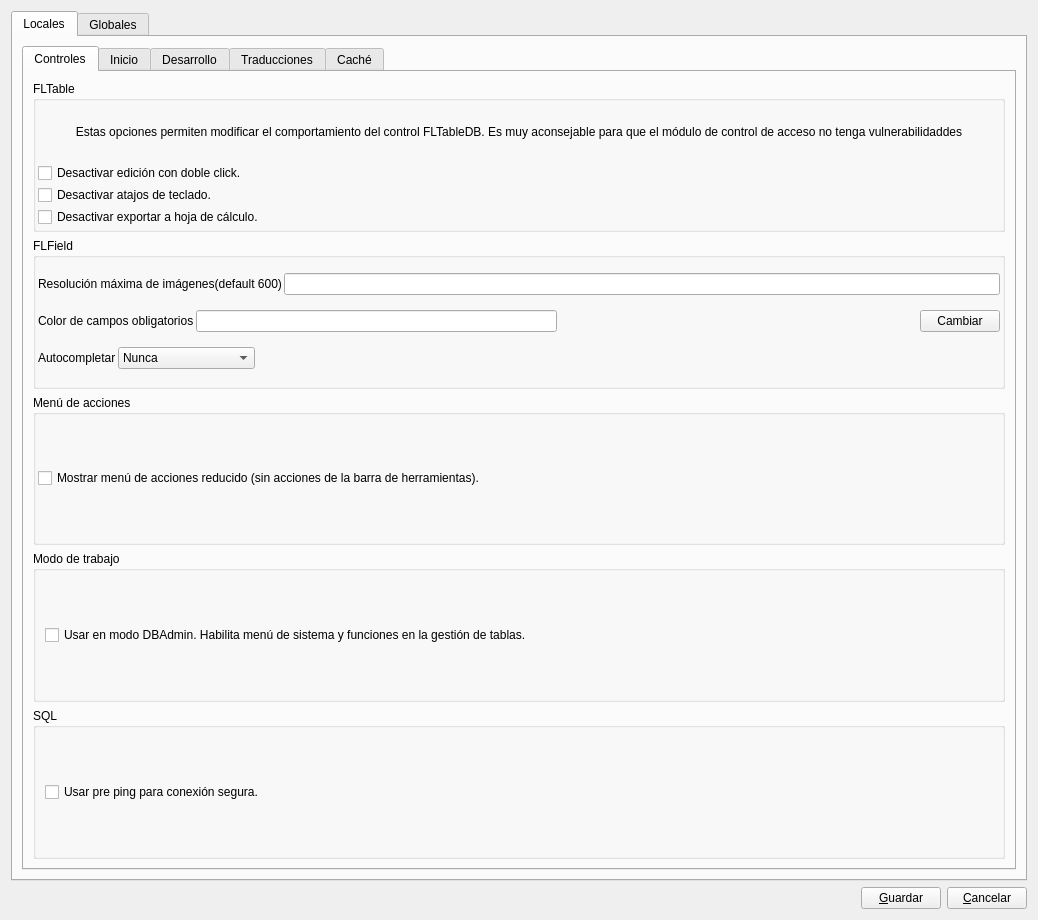
<?xml version="1.0" encoding="UTF-8"?>
<ui version="4.0">
 <class>ebcomportamiento</class>
 <widget class="QWidget" name="ebcomportamiento">
  <property name="geometry">
   <rect>
    <x>0</x>
    <y>0</y>
    <width>1038</width>
    <height>920</height>
   </rect>
  </property>
  <property name="windowTitle">
   <string>Opciones de comportamiento</string>
  </property>
  <layout class="QVBoxLayout" name="verticalLayout_24">
   <item>
    <widget class="QTabWidget" name="tbwEbComportamiento">
     <property name="currentIndex">
      <number>0</number>
     </property>
     <widget class="QWidget" name="tabLocales">
      <attribute name="title">
       <string>Locales</string>
      </attribute>
      <layout class="QVBoxLayout" name="verticalLayout_23">
       <item>
        <widget class="QTabWidget" name="tbwLocales">
         <property name="currentIndex">
          <number>0</number>
         </property>
         <widget class="QWidget" name="tabControles">
          <attribute name="title">
           <string>Controles</string>
          </attribute>
          <layout class="QVBoxLayout" name="verticalLayout_11">
           <item>
            <widget class="QGroupBox" name="gbxFLTable">
             <property name="title">
              <string>FLTable</string>
             </property>
             <layout class="QVBoxLayout" name="verticalLayout">
              <property name="spacing">
               <number>2</number>
              </property>
              <property name="leftMargin">
               <number>2</number>
              </property>
              <property name="topMargin">
               <number>2</number>
              </property>
              <property name="rightMargin">
               <number>2</number>
              </property>
              <property name="bottomMargin">
               <number>2</number>
              </property>
              <item>
               <widget class="QLabel" name="label">
                <property name="text">
                 <string>Estas opciones permiten modificar el comportamiento del control FLTableDB. Es muy aconsejable para que el módulo de control de acceso no tenga vulnerabilidaddes</string>
                </property>
                <property name="alignment">
                 <set>Qt::AlignCenter</set>
                </property>
                <property name="wordWrap">
                 <bool>true</bool>
                </property>
               </widget>
              </item>
              <item>
               <widget class="QCheckBox" name="cbFLTableDC">
                <property name="text">
                 <string>Desactivar edición con doble click.</string>
                </property>
               </widget>
              </item>
              <item>
               <widget class="QCheckBox" name="cbFLTableSC">
                <property name="text">
                 <string>Desactivar atajos de teclado.</string>
                </property>
               </widget>
              </item>
              <item>
               <widget class="QCheckBox" name="cbFLTableCalc">
                <property name="text">
                 <string>Desactivar exportar a hoja de cálculo.</string>
                </property>
               </widget>
              </item>
             </layout>
            </widget>
           </item>
           <item>
            <widget class="QGroupBox" name="groupBox">
             <property name="title">
              <string>FLField</string>
             </property>
             <layout class="QVBoxLayout" name="verticalLayout_4">
              <property name="spacing">
               <number>2</number>
              </property>
              <property name="leftMargin">
               <number>2</number>
              </property>
              <property name="topMargin">
               <number>2</number>
              </property>
              <property name="rightMargin">
               <number>2</number>
              </property>
              <property name="bottomMargin">
               <number>2</number>
              </property>
              <item>
               <layout class="QHBoxLayout" name="horizontalLayout">
                <item>
                 <widget class="QLabel" name="label_2">
                  <property name="text">
                   <string>Resolución máxima de imágenes(default 600)</string>
                  </property>
                 </widget>
                </item>
                <item>
                 <widget class="QLineEdit" name="leMaxPixImages"/>
                </item>
               </layout>
              </item>
              <item>
               <layout class="QHBoxLayout" name="horizontalLayout_2">
                <item>
                 <widget class="QLabel" name="label_3">
                  <property name="text">
                   <string>Color de campos obligatorios</string>
                  </property>
                 </widget>
                </item>
                <item>
                 <widget class="QLineEdit" name="leCO"/>
                </item>
                <item>
                 <spacer name="horizontalSpacer">
                  <property name="orientation">
                   <enum>Qt::Horizontal</enum>
                  </property>
                  <property name="sizeHint" stdset="0">
                   <size>
                    <width>40</width>
                    <height>20</height>
                   </size>
                  </property>
                 </spacer>
                </item>
                <item>
                 <widget class="QPushButton" name="pbnCO">
                  <property name="text">
                   <string>Cambiar</string>
                  </property>
                 </widget>
                </item>
               </layout>
              </item>
              <item>
               <layout class="QHBoxLayout" name="horizontalLayout_3">
                <item>
                 <widget class="QLabel" name="label_4">
                  <property name="text">
                   <string>Autocompletar</string>
                  </property>
                 </widget>
                </item>
                <item>
                 <widget class="QComboBox" name="cbAutoComp">
                  <item>
                   <property name="text">
                    <string>Nunca</string>
                   </property>
                  </item>
                  <item>
                   <property name="text">
                    <string>Bajo Demanda (F4)</string>
                   </property>
                  </item>
                  <item>
                   <property name="text">
                    <string>Siempre</string>
                   </property>
                  </item>
                 </widget>
                </item>
                <item>
                 <spacer name="horizontalSpacer_2">
                  <property name="orientation">
                   <enum>Qt::Horizontal</enum>
                  </property>
                  <property name="sizeHint" stdset="0">
                   <size>
                    <width>458</width>
                    <height>20</height>
                   </size>
                  </property>
                 </spacer>
                </item>
               </layout>
              </item>
             </layout>
            </widget>
           </item>
           <item>
            <widget class="QGroupBox" name="groupBox_2">
             <property name="title">
              <string>Menú de acciones</string>
             </property>
             <layout class="QVBoxLayout" name="verticalLayout_2">
              <property name="spacing">
               <number>2</number>
              </property>
              <property name="leftMargin">
               <number>2</number>
              </property>
              <property name="topMargin">
               <number>2</number>
              </property>
              <property name="rightMargin">
               <number>2</number>
              </property>
              <property name="bottomMargin">
               <number>2</number>
              </property>
              <item>
               <widget class="QCheckBox" name="cbActionsMenuRed">
                <property name="text">
                 <string>Mostrar menú de acciones reducido (sin acciones de la barra de herramientas).</string>
                </property>
               </widget>
              </item>
             </layout>
            </widget>
           </item>
           <item>
            <widget class="QGroupBox" name="groupBox_3">
             <property name="title">
              <string>Modo de trabajo</string>
             </property>
             <layout class="QVBoxLayout" name="verticalLayout_3">
              <item>
               <widget class="QCheckBox" name="cb_dbadmin">
                <property name="text">
                 <string>Usar en modo DBAdmin. Habilita menú de sistema y funciones en la gestión de tablas.</string>
                </property>
               </widget>
              </item>
             </layout>
            </widget>
           </item>
           <item>
            <widget class="QGroupBox" name="groupBox_7">
             <property name="title">
              <string>SQL</string>
             </property>
             <layout class="QVBoxLayout" name="verticalLayout_5">
              <item>
               <widget class="QCheckBox" name="cb_preping">
                <property name="text">
                 <string>Usar pre ping para conexión segura.</string>
                </property>
               </widget>
              </item>
             </layout>
            </widget>
           </item>
          </layout>
         </widget>
         <widget class="QWidget" name="tabInicio">
          <attribute name="title">
           <string>Inicio</string>
          </attribute>
          <layout class="QVBoxLayout" name="verticalLayout_7">
           <item>
            <widget class="QGroupBox" name="gbxCallFunction">
             <property name="title">
              <string>Ejecutar estas funciones</string>
             </property>
             <layout class="QVBoxLayout" name="verticalLayout_6">
              <item>
               <widget class="QLineEdit" name="leCallFunction">
                <property name="minimumSize">
                 <size>
                  <width>0</width>
                  <height>400</height>
                 </size>
                </property>
               </widget>
              </item>
             </layout>
            </widget>
           </item>
           <item>
            <spacer name="verticalSpacer">
             <property name="orientation">
              <enum>Qt::Vertical</enum>
             </property>
             <property name="sizeHint" stdset="0">
              <size>
               <width>20</width>
               <height>318</height>
              </size>
             </property>
            </spacer>
           </item>
          </layout>
         </widget>
         <widget class="QWidget" name="tabDesarrollo">
          <attribute name="title">
           <string>Desarrollo</string>
          </attribute>
          <layout class="QVBoxLayout" name="verticalLayout_15">
           <item>
            <widget class="QCheckBox" name="cbDebuggerMode">
             <property name="text">
              <string>Activar modo desarrollo</string>
             </property>
            </widget>
           </item>
           <item>
            <widget class="QGroupBox" name="groupBox_4">
             <property name="title">
              <string>Carga Estática</string>
             </property>
             <layout class="QVBoxLayout" name="verticalLayout_8">
              <property name="spacing">
               <number>2</number>
              </property>
              <property name="leftMargin">
               <number>2</number>
              </property>
              <property name="topMargin">
               <number>2</number>
              </property>
              <property name="rightMargin">
               <number>2</number>
              </property>
              <property name="bottomMargin">
               <number>2</number>
              </property>
              <item>
               <widget class="QCheckBox" name="cbSLConsola">
                <property name="text">
                 <string>Mostrar carga estática en consola.</string>
                </property>
               </widget>
              </item>
             </layout>
            </widget>
           </item>
           <item>
            <widget class="QGroupBox" name="groupBox_5">
             <property name="title">
              <string>QSA</string>
             </property>
             <layout class="QVBoxLayout" name="verticalLayout_9">
              <property name="spacing">
               <number>2</number>
              </property>
              <property name="leftMargin">
               <number>2</number>
              </property>
              <property name="topMargin">
               <number>2</number>
              </property>
              <property name="rightMargin">
               <number>2</number>
              </property>
              <property name="bottomMargin">
               <number>2</number>
              </property>
              <item>
               <widget class="QCheckBox" name="cbParseProject">
                <property name="text">
                 <string>Parsear todo el QSA al iniciar.</string>
                </property>
               </widget>
              </item>
              <item>
               <widget class="QCheckBox" name="cbNoPythonCache">
                <property name="text">
                 <string>Sobreescribir caché siempre.</string>
                </property>
               </widget>
              </item>
              <item>
               <widget class="QCheckBox" name="cbParseModulesOnLoad">
                <property name="text">
                 <string>Convertir a Python los script QSA al cargar un módulo en la BD.</string>
                </property>
               </widget>
              </item>
             </layout>
            </widget>
           </item>
           <item>
            <widget class="QGroupBox" name="groupBox_6">
             <property name="title">
              <string>QT3</string>
             </property>
             <layout class="QVBoxLayout" name="verticalLayout_10">
              <property name="spacing">
               <number>2</number>
              </property>
              <property name="leftMargin">
               <number>2</number>
              </property>
              <property name="topMargin">
               <number>2</number>
              </property>
              <property name="rightMargin">
               <number>2</number>
              </property>
              <property name="bottomMargin">
               <number>2</number>
              </property>
              <item>
               <widget class="QCheckBox" name="cbSpacerLegacy">
                <property name="text">
                 <string>No usar el spacer en modo legacy (Abanq/Eneboo).</string>
                </property>
               </widget>
              </item>
             </layout>
            </widget>
           </item>
           <item>
            <widget class="QGroupBox" name="groupBox_8">
             <property name="title">
              <string>KUGAR</string>
             </property>
             <layout class="QVBoxLayout" name="verticalLayout_12">
              <property name="spacing">
               <number>2</number>
              </property>
              <property name="leftMargin">
               <number>2</number>
              </property>
              <property name="topMargin">
               <number>2</number>
              </property>
              <property name="rightMargin">
               <number>2</number>
              </property>
              <property name="bottomMargin">
               <number>2</number>
              </property>
              <item>
               <widget class="QCheckBox" name="cb_kut_debug">
                <property name="text">
                 <string>Habilitar modo debug.</string>
                </property>
               </widget>
              </item>
             </layout>
            </widget>
           </item>
           <item>
            <widget class="QGroupBox" name="groupBox_9">
             <property name="title">
              <string>Otros</string>
             </property>
             <layout class="QVBoxLayout" name="verticalLayout_14">
              <property name="spacing">
               <number>2</number>
              </property>
              <property name="leftMargin">
               <number>2</number>
              </property>
              <property name="topMargin">
               <number>2</number>
              </property>
              <property name="rightMargin">
               <number>2</number>
              </property>
              <property name="bottomMargin">
               <number>2</number>
              </property>
              <item>
               <widget class="QCheckBox" name="cbDeleteCache">
                <property name="text">
                 <string>Eliminar carpeta caché al iniciar.</string>
                </property>
               </widget>
              </item>
              <item>
               <widget class="QCheckBox" name="cbMobile">
                <property name="text">
                 <string>Forzar modo Mobile.</string>
                </property>
               </widget>
              </item>
             </layout>
            </widget>
           </item>
           <item>
            <widget class="QGroupBox" name="groupBox_10">
             <property name="title">
              <string>Snapshot</string>
             </property>
             <layout class="QVBoxLayout" name="verticalLayout_13">
              <property name="spacing">
               <number>2</number>
              </property>
              <property name="leftMargin">
               <number>2</number>
              </property>
              <property name="topMargin">
               <number>2</number>
              </property>
              <property name="rightMargin">
               <number>2</number>
              </property>
              <property name="bottomMargin">
               <number>2</number>
              </property>
              <item>
               <widget class="QCheckBox" name="cb_snapshot">
                <property name="text">
                 <string>Mostrar botón para capturar pantalla en formularios.</string>
                </property>
               </widget>
              </item>
             </layout>
            </widget>
           </item>
          </layout>
         </widget>
         <widget class="QWidget" name="tabTranslate">
          <attribute name="title">
           <string>Traducciones</string>
          </attribute>
          <layout class="QVBoxLayout" name="verticalLayout_17">
           <item>
            <widget class="QGroupBox" name="groupBox_11">
             <property name="title">
              <string>Traducciones</string>
             </property>
             <layout class="QVBoxLayout" name="verticalLayout_16">
              <property name="spacing">
               <number>2</number>
              </property>
              <property name="leftMargin">
               <number>2</number>
              </property>
              <property name="topMargin">
               <number>2</number>
              </property>
              <property name="rightMargin">
               <number>2</number>
              </property>
              <property name="bottomMargin">
               <number>2</number>
              </property>
              <item>
               <widget class="QCheckBox" name="cb_traducciones">
                <property name="text">
                 <string>Usar traducciones QM.</string>
                </property>
               </widget>
              </item>
             </layout>
            </widget>
           </item>
           <item>
            <spacer name="verticalSpacer_2">
             <property name="orientation">
              <enum>Qt::Vertical</enum>
             </property>
             <property name="sizeHint" stdset="0">
              <size>
               <width>20</width>
               <height>709</height>
              </size>
             </property>
            </spacer>
           </item>
          </layout>
         </widget>
         <widget class="QWidget" name="tab_cache">
          <attribute name="title">
           <string>Caché</string>
          </attribute>
          <layout class="QVBoxLayout" name="verticalLayout_20">
           <item>
            <widget class="QGroupBox" name="groupBox_12">
             <property name="title">
              <string>Ficheros</string>
             </property>
             <layout class="QVBoxLayout" name="verticalLayout_18">
              <property name="spacing">
               <number>2</number>
              </property>
              <property name="leftMargin">
               <number>2</number>
              </property>
              <property name="topMargin">
               <number>2</number>
              </property>
              <property name="rightMargin">
               <number>2</number>
              </property>
              <property name="bottomMargin">
               <number>2</number>
              </property>
              <item>
               <layout class="QHBoxLayout" name="horizontalLayout_4">
                <item>
                 <widget class="QLabel" name="label_5">
                  <property name="text">
                   <string>Carpeta temporales:</string>
                  </property>
                 </widget>
                </item>
                <item>
                 <widget class="QLineEdit" name="le_temporales">
                  <property name="enabled">
                   <bool>false</bool>
                  </property>
                 </widget>
                </item>
                <item>
                 <widget class="QPushButton" name="pbn_temporales">
                  <property name="text">
                   <string>Cam&amp;biar</string>
                  </property>
                  <property name="shortcut">
                   <string>Alt+B</string>
                  </property>
                 </widget>
                </item>
               </layout>
              </item>
              <item>
               <widget class="QCheckBox" name="cb_no_borrar_cache">
                <property name="text">
                 <string>No borrar caché común al iniciar.</string>
                </property>
               </widget>
              </item>
             </layout>
            </widget>
           </item>
           <item>
            <widget class="QGroupBox" name="groupBox_13">
             <property name="title">
              <string>Imágenes</string>
             </property>
             <layout class="QVBoxLayout" name="verticalLayout_19">
              <property name="spacing">
               <number>2</number>
              </property>
              <property name="leftMargin">
               <number>2</number>
              </property>
              <property name="topMargin">
               <number>2</number>
              </property>
              <property name="rightMargin">
               <number>2</number>
              </property>
              <property name="bottomMargin">
               <number>2</number>
              </property>
              <item>
               <widget class="QCheckBox" name="cb_imagenes">
                <property name="text">
                 <string>No cachear Imágenes.</string>
                </property>
               </widget>
              </item>
             </layout>
            </widget>
           </item>
           <item>
            <spacer name="verticalSpacer_3">
             <property name="orientation">
              <enum>Qt::Vertical</enum>
             </property>
             <property name="sizeHint" stdset="0">
              <size>
               <width>20</width>
               <height>621</height>
              </size>
             </property>
            </spacer>
           </item>
          </layout>
         </widget>
        </widget>
       </item>
      </layout>
     </widget>
     <widget class="QWidget" name="tabGlobales">
      <attribute name="title">
       <string>Globales</string>
      </attribute>
      <layout class="QVBoxLayout" name="verticalLayout_27">
       <item>
        <widget class="QTabWidget" name="tbwGlobales">
         <property name="currentIndex">
          <number>0</number>
         </property>
         <widget class="QWidget" name="tabVertical">
          <attribute name="title">
           <string>Datos Vertical</string>
          </attribute>
          <layout class="QVBoxLayout" name="verticalLayout_26">
           <item>
            <layout class="QHBoxLayout" name="horizontalLayout_8">
             <item>
              <widget class="QLabel" name="label_7">
               <property name="text">
                <string>Descripción (acepta HTML)</string>
               </property>
              </widget>
             </item>
             <item>
              <widget class="QLineEdit" name="leNombreVertical"/>
             </item>
            </layout>
           </item>
           <item>
            <layout class="QHBoxLayout" name="horizontalLayout_9">
             <item>
              <widget class="QCheckBox" name="cbPosInfo">
               <property name="text">
                <string>Mostrar información de conexión en la barra de tareas.</string>
               </property>
              </widget>
             </item>
             <item>
              <spacer name="horizontalSpacer_5">
               <property name="orientation">
                <enum>Qt::Horizontal</enum>
               </property>
               <property name="sizeHint" stdset="0">
                <size>
                 <width>40</width>
                 <height>20</height>
                </size>
               </property>
              </spacer>
             </item>
            </layout>
           </item>
           <item>
            <spacer name="verticalSpacer_6">
             <property name="orientation">
              <enum>Qt::Vertical</enum>
             </property>
             <property name="sizeHint" stdset="0">
              <size>
               <width>20</width>
               <height>704</height>
              </size>
             </property>
            </spacer>
           </item>
          </layout>
         </widget>
         <widget class="QWidget" name="tabImagen">
          <attribute name="title">
           <string>Imágenes</string>
          </attribute>
          <layout class="QVBoxLayout" name="verticalLayout_25">
           <item>
            <widget class="QCheckBox" name="cbFLLarge">
             <property name="text">
              <string>Usar múltiples tablas FLLarge (modo AbanQ).</string>
             </property>
            </widget>
           </item>
           <item>
            <spacer name="verticalSpacer_5">
             <property name="orientation">
              <enum>Qt::Vertical</enum>
             </property>
             <property name="sizeHint" stdset="0">
              <size>
               <width>20</width>
               <height>77</height>
              </size>
             </property>
            </spacer>
           </item>
          </layout>
         </widget>
        </widget>
       </item>
      </layout>
     </widget>
    </widget>
   </item>
   <item>
    <layout class="QHBoxLayout" name="horizontalLayout_7">
     <item>
      <spacer name="horizontalSpacer_4">
       <property name="orientation">
        <enum>Qt::Horizontal</enum>
       </property>
       <property name="sizeHint" stdset="0">
        <size>
         <width>40</width>
         <height>20</height>
        </size>
       </property>
      </spacer>
     </item>
     <item>
      <widget class="QPushButton" name="pbnAceptar">
       <property name="text">
        <string>&amp;Guardar</string>
       </property>
       <property name="shortcut">
        <string>Alt+G</string>
       </property>
      </widget>
     </item>
     <item>
      <widget class="QPushButton" name="pbnCancelar">
       <property name="text">
        <string>&amp;Cancelar</string>
       </property>
       <property name="shortcut">
        <string>Alt+C</string>
       </property>
      </widget>
     </item>
    </layout>
   </item>
  </layout>
 </widget>
 <resources/>
 <connections/>
</ui>
